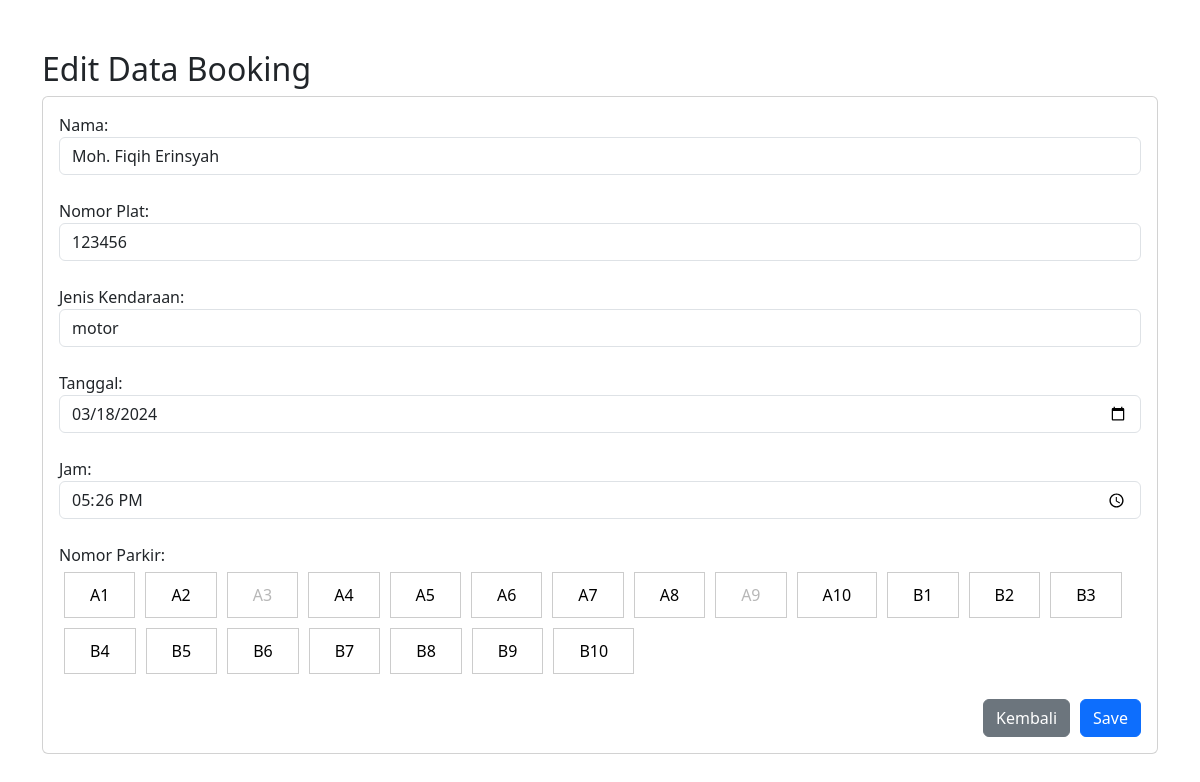
Page /view-edit.php?id=5 on the committed database.
### tables this page shows
CREATE TABLE `parkir` (
  `id` int(6) NOT NULL,
  `nama` varchar(100) NOT NULL,
  `nomor_plat` varchar(20) NOT NULL,
  `jenis_kendaraan` varchar(50) NOT NULL,
  `tanggal` date DEFAULT NULL,
  `jam` time DEFAULT NULL,
  `no_parkir` varchar(10) NOT NULL
);

### view-edit.php (the view, shortened to what this page needs)
<?php
include 'koneksi.php';
if (isset($_GET['id'])) {
    $id = $_GET['id'];
    $result = $conn->query("SELECT * FROM parkir WHERE id=$id");
    if ($result) {
        if ($result->num_rows > 0) {
            $row = $result->fetch_assoc(); ?>
<!DOCTYPE html>
<html lang="en">
<head>
     <link href="https://cdn.jsdelivr.net/npm/bootstrap@5.3.3/dist/css/bootstrap.min.css" rel="stylesheet"
>
     <link rel="stylesheet" href="https://cdnjs.cloudflare.com/ajax/libs/font-awesome/5.15.4/css/all.min.css" />
</head>
<body>
     <div class="container" style="padding-top: 50px;">
          <h2>Edit Data Booking</h2>
          <form action="backend-edit.php?id=<?php echo $id; ?>" method="POST">
               <div class="card">
                    <div class="card-body">
                         <div class="form-row">
                              <div class="form-group">
                                   <label for="nama">Nama:</label>
                                   <input type="text" class="form-control" id="nama" name="nama"
                                        value="<?php echo $row['nama']; ?>" placeholder="Masukan Nama" required>
                              </div>
                              <br />
                              <div class="form-group">
                                   <label for="nomor_plat">Nomor Plat:</label>
                                   <input type="text" class="form-control" id="nomor_plat" name="nomor_plat"
                                        placeholder="Masukan Plat Nomor" value="<?php echo $row['nomor_plat']; ?>"
                                        required>
                              </div>
                              <br />
                              <div class="form-group">
                                   <label for="jenis_kendaraan">Jenis Kendaraan:</label>
                                   <input type="text" class="form-control" id="jenis_kendaraan"
                                        value="<?php echo $row['jenis_kendaraan']; ?>" name="jenis_kendaraan"
                                        placeholder="Masukan Jenis Kendaraaan" required>
                              </div>
                              <br />
                              <div class="form-group">
                                   <label for="tanggal">Tanggal:</label>
                                   <input type="date" class="form-control" id="tanggal"
                                        value="<?php echo $row['tanggal']; ?>" name="tanggal" required>
                              </div>
                              <br />
                              <div class="form-group">
                                   <label for="jam">Jam:</label>
                                   <input type="time" class="form-control" id="jam" value="<?php echo $row['jam']; ?>"
                                        name="jam" required>
                              </div>
                              <br />
                              <div class="form-group">
                                   <label for="nomor_parkir">Nomor Parkir:</label>
                                   <div class="parking-lots">
                                        <?php
                                        $sql = "SELECT no_parkir FROM parkir";
                                        $result = $conn->query($sql);
                                        $existingParkingLots = array();
                                        if ($result->num_rows > 0) {
                                             while ($row = $result->fetch_assoc()) {
                                                  $existingParkingLots[] = $row['no_parkir'];
                                             }
                                        }
                                        $parkingLots = array("A1", "A2", "A3", "A4", "A5", "A6", "A7", "A8", "A9", "A10", "B1", "B2", "B3", "B4", "B5", "B6", "B7", "B8", "B9", "B10");
                                        foreach ($parkingLots as $parkingLot) {
                                             $disabledAttribute = (in_array($parkingLot, $existingParkingLots)) ? 'disabled' : '';
                                             echo "<button type='button' class='parking-lot' value='$parkingLot' $disabledAttribute>$parkingLot</button>";
                                        }
                                        ?>
                                   </div>
                              </div>
                         </div>
                         <div class="modal-footer" style="padding-top: 20px;">
                              <a href="#" onclick="window.history.back();" style="margin-right: 10px;">
                                   <button type="button" class="btn btn-secondary">Kembali</button>
                              </a>
                              <button type="submit" class="btn btn-primary">Save</button>
                         </div>
                    </div>
               </div>
               <br />
          </form>
     </div>
</body>
</html>
<?php
        } else {
            echo "Data tidak ditemukan.";
        }
    } else {
        echo "Error: " . $conn->error;
    }
} else {
    echo "ID tidak diterima.";
}
?>

### view-edit.php (style rules this page uses)
.parking-lot { padding: 10px 25px; margin: 5px; border: 1px solid #ccc; cursor: pointer; background-color: #fff; }

### rows in the picture
parkir: nama "Moh. Fiqih Erinsyah", nomor_plat "123456", jenis_kendaraan "motor", tanggal "03/18/2024", jam "17:26:00"

### other values in the picture
$parkingLot "A1"
$parkingLot "A2"
$parkingLot "A3"
$parkingLot "A4"
$parkingLot "A5"
$parkingLot "A6"
$parkingLot "A7"
$parkingLot "A8"
$parkingLot "A9"
$parkingLot "A10"
$parkingLot "B1"
$parkingLot "B2"
$parkingLot "B3"
$parkingLot "B4"
$parkingLot "B5"
